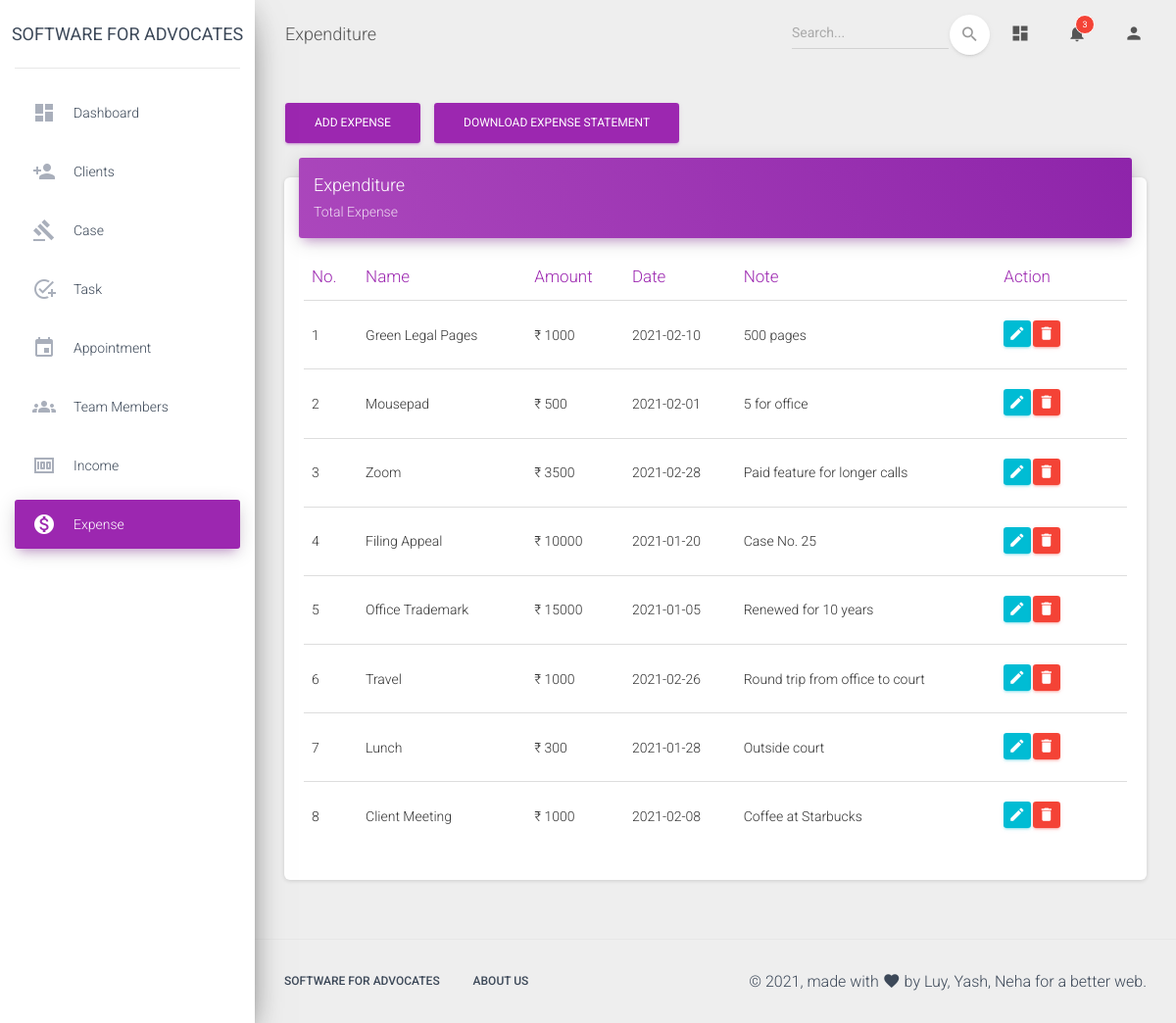
Screenshot of /admin/expense.php (signed in) with the database file from the repository.
### tables this page shows
CREATE TABLE `expense` (
  `ID` int(20) NOT NULL,
  `name` varchar(50) NOT NULL,
  `expense` int(10) NOT NULL,
  `date` varchar(10) NOT NULL,
  `note` varchar(100) NOT NULL
);

### admin/expense.php (the view, shortened to what this page needs)
<?php
if(isset($_SESSION['admin']) && $_SESSION['admin']==true) {
  $conn = db_connect();
  $query = "SELECT * from expense";
  $result = mysqli_query($conn, $query);
?>
<!DOCTYPE html>
<html lang="en">
<head>
  <link rel="stylesheet" href="https://maxcdn.bootstrapcdn.com/font-awesome/latest/css/font-awesome.min.css">
  <link href="../assets/css/material-dashboard.css?v=2.1.2" rel="stylesheet" />
</head>
<body class="">
  <div class="wrapper ">
    <div class="sidebar" data-color="purple" data-background-color="white">
      <div class="logo"><a href="#" class="simple-text logo-normal">
          Software for Advocates
        </a></div>
      <div class="sidebar-wrapper">
        <ul class="nav">
          <li class="nav-item ">
            <a class="nav-link" href="./dashboard.php">
              <i class="material-icons">dashboard</i>
              <p>Dashboard</p>
            </a>
          </li>
          <li class="nav-item ">
            <a class="nav-link" href="./client.php">
              <i class="material-icons">person_add</i>
              <p>Clients</p>
            </a>
          </li>
          <li class="nav-item ">
            <a class="nav-link" href="./cases.php">
              <i class="material-icons">gavel</i>
              <p>Case</p>
            </a>
          </li>
          <li class="nav-item ">
            <a class="nav-link" href="./task.php">
              <i class="material-icons">add_task</i>
              <p>Task</p>
            </a>
          </li>
          <li class="nav-item ">
            <a class="nav-link" href="./appointment.php">
              <i class="material-icons">event</i>
              <p>Appointment</p>
            </a>
          </li>
          <li class="nav-item ">
            <a class="nav-link" href="./teammembers.php">
              <i class="material-icons">groups</i>
              <p>Team members</p>
            </a>
          </li>
          <li class="nav-item ">
            <a class="nav-link" href="./income.php">
              <i class="material-icons">money</i>
              <p>Income</p>
            </a>
          </li>
          <li class="nav-item active ">
            <a class="nav-link" href="./expense.php">
              <i class="material-icons">monetization_on</i>
              <p>Expense</p>
            </a>
          </li>
        </ul>
      </div>
    </div>
    <div class="main-panel">
      <nav class="navbar navbar-expand-lg navbar-transparent navbar-absolute fixed-top ">
        <div class="container-fluid">
          <div class="navbar-wrapper">
            <a class="navbar-brand">Expenditure</a>
          </div>
          <div class="collapse navbar-collapse justify-content-end">
            <form class="navbar-form">
              <div class="input-group no-border">
                <input type="text" id="search" name="search" class="form-control" placeholder="Search..." onkeyup="searchItem()">
                <button type="submit" class="btn btn-white btn-round btn-just-icon">
                  <i class="material-icons">search</i>
                  <div class="ripple-container"></div>
                </button>
              </div>
            </form>
            <ul class="navbar-nav">
              <li class="nav-item">
                <a class="nav-link" href="./dashboard.php">
                  <i class="material-icons">dashboard</i>
                </a>
              </li>
              <li class="nav-item dropdown">
                <a class="nav-link" href="#" id="navbarDropdownMenuLink" data-toggle="dropdown" aria-haspopup="true" aria-expanded="false">
                  <i class="material-icons">notifications</i>
                  <span class="notification">3</span>
                </a>
              </li>
              <li class="nav-item dropdown">
                <a class="nav-link" href="javascript:;" id="navbarDropdownProfile" data-toggle="dropdown" aria-haspopup="true" aria-expanded="false">
                  <i class="material-icons">person</i>
                </a>
              </li>
            </ul>
          </div>
        </div>
      </nav>
      <div class="content">
        <div class="container-fluid">
        <div class="row">
            <div class="col-2">
              <a href="./addexpense.php" class="btn btn-primary" role="button">Add Expense</a>
            </div>
            <div class="col-2">
            <button type="button" class="btn btn-primary" name="des" id="des" data-toggle="modal" data-target="#datemodal">Download Expense Statement</button>
            </div>
          </div>
          <div class="row">
            <div class="col-lg-12 col-md-12">
              <div class="card">
                <div class="card-header card-header-primary">
                  <h4 class="card-title">Expenditure</h4>
                  <p class="card-category">Total Expense</p>
                </div>
                <div class="card-body table-responsive">
                  <table class="table table-hover">
                    <thead class="text-primary">
                      <th>No.</th>
                      <th>Name</th>
                      <th>Amount</th>
                      <th>Date</th>
                      <th>Note</th>
                      <th>Action</th>
                    </thead>
                    <tbody>
                    <?php while($array = mysqli_fetch_assoc($result)): ?>
                      <tr>
                        <td><?php echo $array['ID']; ?></td>
                        <td><?php echo $array['name']; ?></td>
                        <td><?php echo "₹ ".$array['expense']; ?></td>
                        <td><?php echo $array['date']; ?></td>
                        <td><?php echo $array['note']; ?></td>
                        <td class="td-actions text-middle">
                          <div class='row'>
                          <div class='col-1 form-group'>
                          <form method= "post" action ="./editexpense.php">
                            <button type="submit" rel="tooltip" class="btn btn-info" name='edit' value="<?php echo $array['ID']; ?>">
                                <i class="material-icons">edit</i>
                            </button>
                          </form>
                          </div>
                          <div class='col-1 form-group'>
                          <form method= "post" action ="./deleteexpense.php">
                            <button type="submit" rel="tooltip" class="btn btn-danger" name='delete' onclick="return confirm('Are you sure?');" value="<?php echo $array['ID']; ?>">
                                <i class="material-icons">delete</i>
                            </button>
                          </form>
                          </div>
                          </div>
                        </td>
                      </tr>
                    <?php endwhile; ?>
                    </tbody>
                  </table>
                </div>
              </div>
            </div>
          </div>
        </div>
      </div>
      <footer class="footer">
        <div class="container-fluid">
          <nav class="float-left">
            <ul>
              <li>
                <a>
                  Software for Advocates
                </a>
              </li>
              <li>
                <a href="#">
                  About Us
                </a>
              </li>
            </ul>
          </nav>
          <div class="copyright float-right">
            &copy;
            , made with <i class="material-icons">favorite</i> by
            Luy, Yash, Neha for a better web.
          </div>
        </div>
      </footer>
    </div>
  </div>
</body>
</html>
<?php
}
else {
  header("Location: ../index.php");
}
?>

### rows the page displays
expense: ID "1", name "Green Legal Pages", expense "1000", date "2021-02-10", note "500 pages"
expense: ID "2", name "Mousepad", expense "500", date "2021-02-01", note "5 for office"
expense: ID "3", name "Zoom", expense "3500", date "2021-02-28", note "Paid feature for longer calls"
expense: ID "4", name "Filing Appeal", expense "10000", date "2021-01-20", note "Case No. 25"
expense: ID "5", name "Office Trademark", expense "15000", date "2021-01-05", note "Renewed for 10 years"
expense: ID "6", name "Travel", expense "1000", date "2021-02-26", note "Round trip from office to court"
expense: ID "7", name "Lunch", expense "300", date "2021-01-28", note "Outside court"
expense: ID "8", name "Client Meeting", expense "1000", date "2021-02-08", note "Coffee at Starbucks"
